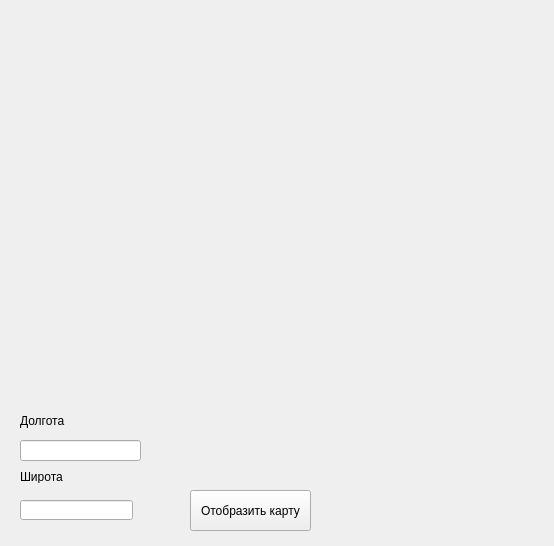
<?xml version="1.0" encoding="UTF-8"?>
<ui version="4.0">
 <class>Form</class>
 <widget class="QWidget" name="Form">
  <property name="geometry">
   <rect>
    <x>0</x>
    <y>0</y>
    <width>554</width>
    <height>546</height>
   </rect>
  </property>
  <property name="windowTitle">
   <string>Form</string>
  </property>
  <widget class="QLineEdit" name="lineEdit">
   <property name="geometry">
    <rect>
     <x>20</x>
     <y>440</y>
     <width>121</width>
     <height>21</height>
    </rect>
   </property>
   <property name="focusPolicy">
    <enum>Qt::ClickFocus</enum>
   </property>
   <property name="contextMenuPolicy">
    <enum>Qt::NoContextMenu</enum>
   </property>
   <property name="inputMethodHints">
    <set>Qt::ImhNoEditMenu</set>
   </property>
  </widget>
  <widget class="QLabel" name="label">
   <property name="geometry">
    <rect>
     <x>20</x>
     <y>410</y>
     <width>171</width>
     <height>21</height>
    </rect>
   </property>
   <property name="text">
    <string>Долгота</string>
   </property>
  </widget>
  <widget class="QPushButton" name="pushButton">
   <property name="geometry">
    <rect>
     <x>190</x>
     <y>490</y>
     <width>121</width>
     <height>41</height>
    </rect>
   </property>
   <property name="focusPolicy">
    <enum>Qt::NoFocus</enum>
   </property>
   <property name="text">
    <string>Отобразить карту</string>
   </property>
  </widget>
  <widget class="QLineEdit" name="lineEdit_2">
   <property name="geometry">
    <rect>
     <x>20</x>
     <y>500</y>
     <width>113</width>
     <height>20</height>
    </rect>
   </property>
   <property name="focusPolicy">
    <enum>Qt::ClickFocus</enum>
   </property>
   <property name="contextMenuPolicy">
    <enum>Qt::NoContextMenu</enum>
   </property>
  </widget>
  <widget class="QLabel" name="label_2">
   <property name="geometry">
    <rect>
     <x>20</x>
     <y>470</y>
     <width>47</width>
     <height>13</height>
    </rect>
   </property>
   <property name="text">
    <string>Широта</string>
   </property>
  </widget>
 </widget>
 <resources/>
 <connections/>
</ui>
